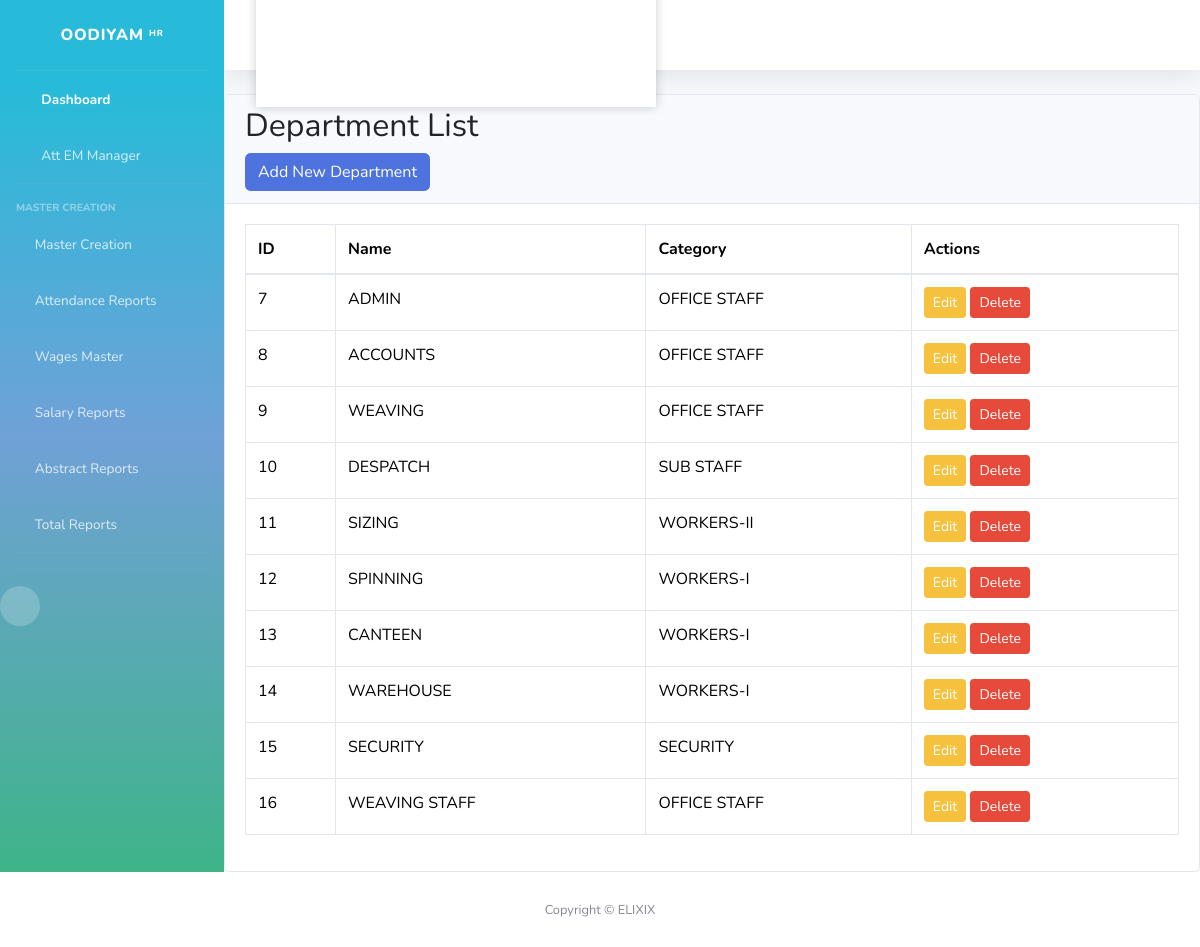
Page /employee/departments/ on the committed database.
### employee/models.py (models this page shows, shortened)
class Department(models.Model):
    name = models.CharField(max_length=100, unique=True)
    category = models.ForeignKey(Category, on_delete=models.CASCADE)

class Category(models.Model):
    name = models.CharField(max_length=100, unique=True)
    hours = models.IntegerField(default=0, blank=True, null=True)

### employee/views.py (the view)
# urls.py: path('departments/', views.department_list, name='department_list'),
def department_list(request):
    departments = Department.objects.all()
    return render(request, 'employee/department/department_list.html', {'departments': departments})

### employee/templates/employee/department/department_list.html (shortened to what this page needs)
{% load static %}
<!DOCTYPE html>
<html lang="en">
<head>
    <link href="{% static 'css/style.css' %}" rel="stylesheet">
</head>
<body id="page-top">
    <div id="wrapper">
        {% include 'body/sidebar.html' %}
        <div id="content-wrapper" class="d-flex flex-column">
            <div id="content">
                {% include 'body/header.html' %}
                <div class="card">
                    <div class="card-header">
                        <h2>Department List</h2>
                        <a href="{% url 'department_create' %}" class="btn btn-primary">Add New Department</a>
                    </div>
                    <div class="card-body">
                        <table class="table table-bordered table-bordered-bd-primary">
                            <thead>
                                <tr>
                                    <th>ID</th>
                                    <th>Name</th>
                                    <th>Category</th>
                                    <th>Actions</th>
                                </tr>
                            </thead>
                            <tbody>
                                {% for department in departments %}
                                <tr>
                                    <td>{{ department.id }}</td>
                                    <td>{{ department.name }}</td>
                                    <td>{{ department.category.name }}</td>
                                    <td>
                                        <a href="{% url 'department_edit' department.id %}" class="btn btn-warning btn-sm">Edit</a>
                                        <a href="{% url 'department_delete' department.id %}" class="btn btn-danger btn-sm">Delete</a>
                                    </td>
                                </tr>
                                {% empty %}
                                <tr>
                                    <td colspan="4">No departments found.</td>
                                </tr>
                                {% endfor %}
                            </tbody>
                        </table>
                    </div>
                </div>
            </div>
        </div>
    </div>
    {% include 'body/footer.html' %}
</body>
</html>

### employee/static/assets/loginsignup/css/style.css (style rules this page uses)
* { -webkit-box-sizing: border-box; -moz-box-sizing: border-box; box-sizing: border-box; }
body { font-family: "Muli-Regular"; font-size: 14px; margin: 0; color: #999; }
p, h1, h2, h3, h4, h5, h6, ul { margin: 0; }
a { text-decoration: none; }

### rows in the picture
Department: id "7", name "ADMIN", category.name "OFFICE STAFF"
Department: id "8", name "ACCOUNTS", category.name "OFFICE STAFF"
Department: id "9", name "WEAVING", category.name "OFFICE STAFF"
Department: id "10", name "DESPATCH", category.name "SUB STAFF"
Department: id "11", name "SIZING", category.name "WORKERS-II"
Department: id "12", name "SPINNING", category.name "WORKERS-I"
Department: id "13", name "CANTEEN", category.name "WORKERS-I"
Department: id "14", name "WAREHOUSE", category.name "WORKERS-I"
Department: id "15", name "SECURITY", category.name "SECURITY"
Department: id "16", name "WEAVING STAFF", category.name "OFFICE STAFF"
